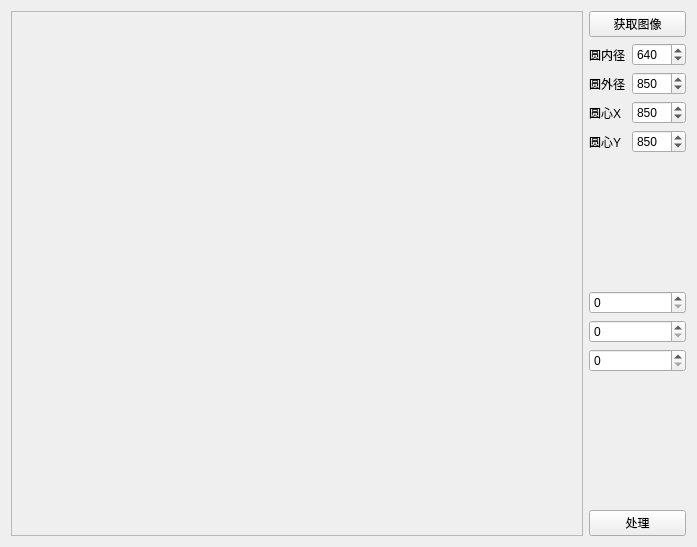
<?xml version="1.0" encoding="UTF-8"?>
<ui version="4.0">
 <class>cleanCircleWidget</class>
 <widget class="QWidget" name="cleanCircleWidget">
  <property name="geometry">
   <rect>
    <x>0</x>
    <y>0</y>
    <width>697</width>
    <height>547</height>
   </rect>
  </property>
  <property name="windowTitle">
   <string>Form</string>
  </property>
  <layout class="QHBoxLayout" name="horizontalLayout_4">
   <item>
    <widget class="QFrame" name="frame">
     <property name="sizePolicy">
      <sizepolicy hsizetype="Expanding" vsizetype="Preferred">
       <horstretch>0</horstretch>
       <verstretch>0</verstretch>
      </sizepolicy>
     </property>
     <property name="frameShape">
      <enum>QFrame::StyledPanel</enum>
     </property>
     <property name="frameShadow">
      <enum>QFrame::Raised</enum>
     </property>
     <layout class="QHBoxLayout" name="horizontalLayout">
      <property name="leftMargin">
       <number>0</number>
      </property>
      <property name="topMargin">
       <number>0</number>
      </property>
      <property name="rightMargin">
       <number>0</number>
      </property>
      <property name="bottomMargin">
       <number>0</number>
      </property>
      <item>
       <layout class="QVBoxLayout" name="vlay_Image"/>
      </item>
     </layout>
    </widget>
   </item>
   <item>
    <layout class="QVBoxLayout" name="verticalLayout_2">
     <item>
      <widget class="QPushButton" name="btn_getImage">
       <property name="text">
        <string>获取图像</string>
       </property>
      </widget>
     </item>
     <item>
      <layout class="QHBoxLayout" name="horizontalLayout_3">
       <item>
        <widget class="QLabel" name="label">
         <property name="text">
          <string>圆内径</string>
         </property>
        </widget>
       </item>
       <item>
        <widget class="QSpinBox" name="spin_innerR">
         <property name="maximum">
          <number>9999</number>
         </property>
         <property name="value">
          <number>640</number>
         </property>
        </widget>
       </item>
      </layout>
     </item>
     <item>
      <layout class="QHBoxLayout" name="horizontalLayout_2">
       <item>
        <widget class="QLabel" name="label_2">
         <property name="text">
          <string>圆外径</string>
         </property>
        </widget>
       </item>
       <item>
        <widget class="QSpinBox" name="spin_outerR">
         <property name="maximum">
          <number>9999</number>
         </property>
         <property name="value">
          <number>850</number>
         </property>
        </widget>
       </item>
      </layout>
     </item>
     <item>
      <layout class="QHBoxLayout" name="horizontalLayout_5">
       <item>
        <widget class="QLabel" name="label_3">
         <property name="text">
          <string>圆心X</string>
         </property>
        </widget>
       </item>
       <item>
        <widget class="QSpinBox" name="spin_col">
         <property name="maximum">
          <number>9999</number>
         </property>
         <property name="value">
          <number>850</number>
         </property>
        </widget>
       </item>
      </layout>
     </item>
     <item>
      <layout class="QHBoxLayout" name="horizontalLayout_6">
       <item>
        <widget class="QLabel" name="label_4">
         <property name="text">
          <string>圆心Y</string>
         </property>
        </widget>
       </item>
       <item>
        <widget class="QSpinBox" name="spin_row">
         <property name="maximum">
          <number>9999</number>
         </property>
         <property name="value">
          <number>850</number>
         </property>
        </widget>
       </item>
      </layout>
     </item>
     <item>
      <spacer name="verticalSpacer">
       <property name="orientation">
        <enum>Qt::Vertical</enum>
       </property>
       <property name="sizeHint" stdset="0">
        <size>
         <width>20</width>
         <height>40</height>
        </size>
       </property>
      </spacer>
     </item>
     <item>
      <widget class="QSpinBox" name="spin_centerX">
       <property name="maximum">
        <number>9999</number>
       </property>
      </widget>
     </item>
     <item>
      <widget class="QSpinBox" name="spin_centerY">
       <property name="maximum">
        <number>9999</number>
       </property>
      </widget>
     </item>
     <item>
      <widget class="QSpinBox" name="spin_radius">
       <property name="maximum">
        <number>9999</number>
       </property>
      </widget>
     </item>
     <item>
      <spacer name="verticalSpacer_2">
       <property name="orientation">
        <enum>Qt::Vertical</enum>
       </property>
       <property name="sizeHint" stdset="0">
        <size>
         <width>20</width>
         <height>40</height>
        </size>
       </property>
      </spacer>
     </item>
     <item>
      <widget class="QPushButton" name="btn_detect">
       <property name="text">
        <string>处理</string>
       </property>
      </widget>
     </item>
    </layout>
   </item>
  </layout>
 </widget>
 <resources/>
 <connections/>
</ui>
